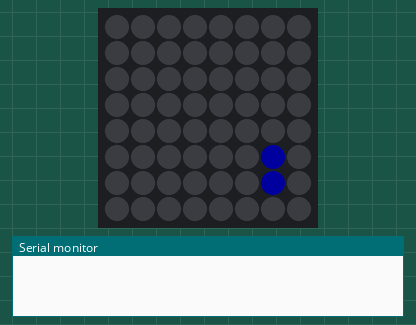
Simulated run of this sketch. Board: ESP8266 (NodeMCU). On the bench: 8×8 RGB LED matrix (first LED top left, wired row by row), the last lines printed to the serial monitor. Dim RGB values are drawn brighter than linear; WiFi joins after 1.5 s; servers stay silent unless stated; the local clock reads 2024-03-15 10:24:30 at power-on unless the sketch sets it.

Above: at 1.1 s.
At 8.1 s:
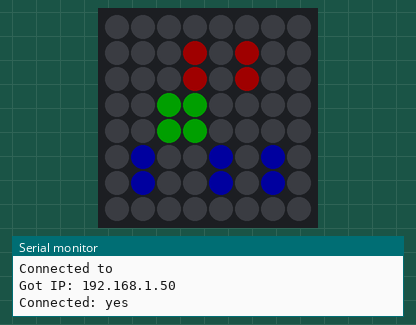
At 16.1 s:
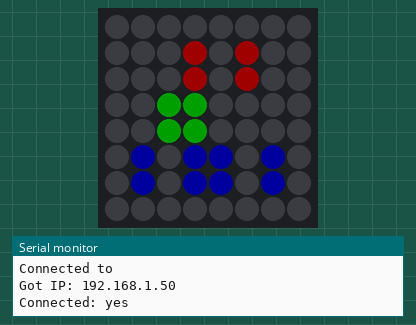
At 23.1 s:
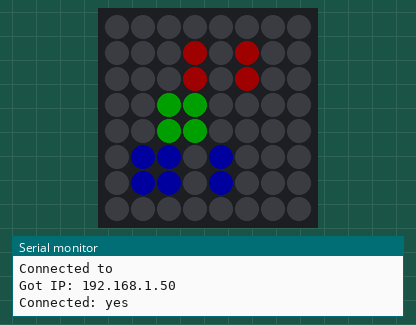
At 31.1 s:
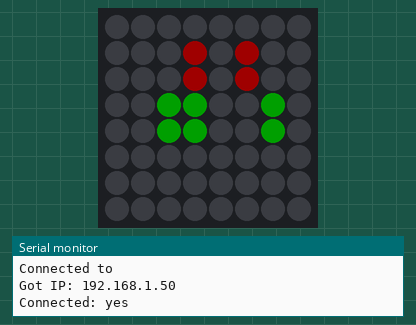
At 38.1 s:
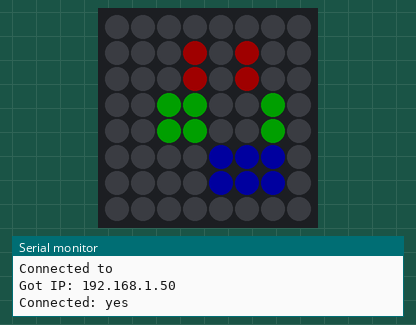

The sketch:

ntp_test.ino
```cpp
#include <TimeLib.h>
#include <NtpClientLib.h>
#include <ESP8266WiFi.h>

#include <NeoPixelAnimator.h>
#include <NeoPixelBus.h>

#define YOUR_WIFI_SSID "LexPhone"
#define YOUR_WIFI_PASSWD "alexander"

int8_t timeZone = 1;
int8_t minutesTimeZone = 0;
bool wifiFirstConnected = false;

typedef RowMajorLayout MyPanelLayout;
const uint8_t PanelWidth = 8;  // 8 pixel x 8 pixel matrix of leds
const uint8_t PanelHeight = 8;
const uint16_t PixelCount = PanelWidth * PanelHeight;
const uint8_t PixelPin = 3;
NeoTopology<MyPanelLayout> topo(PanelWidth, PanelHeight);
NeoPixelBus<NeoGrbFeature, Neo800KbpsMethod> strip(PixelCount, PixelPin);

const uint16_t left = 0;
const uint16_t right = PanelWidth - 1;
const uint16_t top = 0;
const uint16_t bottom = PanelHeight - 1;

RgbColor red(32, 0, 0);
RgbColor green(0, 32, 0);
RgbColor blue(0, 0, 32);
RgbColor white(32);
RgbColor black(0);

void onSTAConnected(WiFiEventStationModeConnected ipInfo) {
  Serial.printf("Connected to %s\r\n", ipInfo.ssid.c_str ());
}

// Start NTP only after IP network is connected
void onSTAGotIP(WiFiEventStationModeGotIP ipInfo) {
  Serial.printf("Got IP: %s\r\n", ipInfo.ip.toString ().c_str ());
  Serial.printf("Connected: %s\r\n", WiFi.status () == WL_CONNECTED ? "yes" : "no");
  wifiFirstConnected = true;
}

// Manage network disconnection
void onSTADisconnected(WiFiEventStationModeDisconnected event_info) {
  NTP.stop();
}

void processSyncEvent(NTPSyncEvent_t ntpEvent) {
  if (ntpEvent) {
    Serial.print ("Time Sync error: ");
    if (ntpEvent == noResponse)
      Serial.println ("NTP server not reachable");
    else if (ntpEvent == invalidAddress)
      Serial.println ("Invalid NTP server address");
  } else {
    Serial.print ("Got NTP time: ");
    Serial.println (NTP.getTimeDateString (NTP.getLastNTPSync ()));
  }
}

boolean syncEventTriggered = false; // True if a time even has been triggered
NTPSyncEvent_t ntpEvent; // Last triggered event

void setup() {
  static WiFiEventHandler e1, e2, e3;

  Serial.begin (115200);
  Serial.println();
  WiFi.mode(WIFI_STA);
  WiFi.begin(YOUR_WIFI_SSID, YOUR_WIFI_PASSWD);

  NTP.onNTPSyncEvent([](NTPSyncEvent_t event) {
    ntpEvent = event;
    syncEventTriggered = true;
  });

  strip.Begin();
  strip.Show();

  e1 = WiFi.onStationModeGotIP(onSTAGotIP);// As soon WiFi is connected, start NTP Client
  e2 = WiFi.onStationModeDisconnected(onSTADisconnected);
  e3 = WiFi.onStationModeConnected(onSTAConnected);
}

void showDial(int hand, int topRow, RgbColor color) {
  for (int i = 0; i < 6; i++) {
    RgbColor c = bitRead(hand, i) == 1 ? color : black;
    strip.SetPixelColor(topo.Map(right - 1 - i, topRow), c);
    strip.SetPixelColor(topo.Map(right - 1 - i, topRow + 1), c);
  }
}

void loop () {
  static int last = 0;

  if (wifiFirstConnected) {
    wifiFirstConnected = false;
    NTP.begin("pool.ntp.org", timeZone, true, minutesTimeZone);
    NTP.setInterval (63);
  }

  if (syncEventTriggered) {
    processSyncEvent (ntpEvent);
    syncEventTriggered = false;
  }

  if ((millis() - last) > 1000) {
    last = millis();
    showDial(hour(), 1, red);
    showDial(minute(), 3, green);
    showDial(second(), 5, blue);
    strip.Show();
  }
}
```

Measured:
- what the display in image 0 shows lasts 1.0 s, from 1.0 s to 2.0 s
